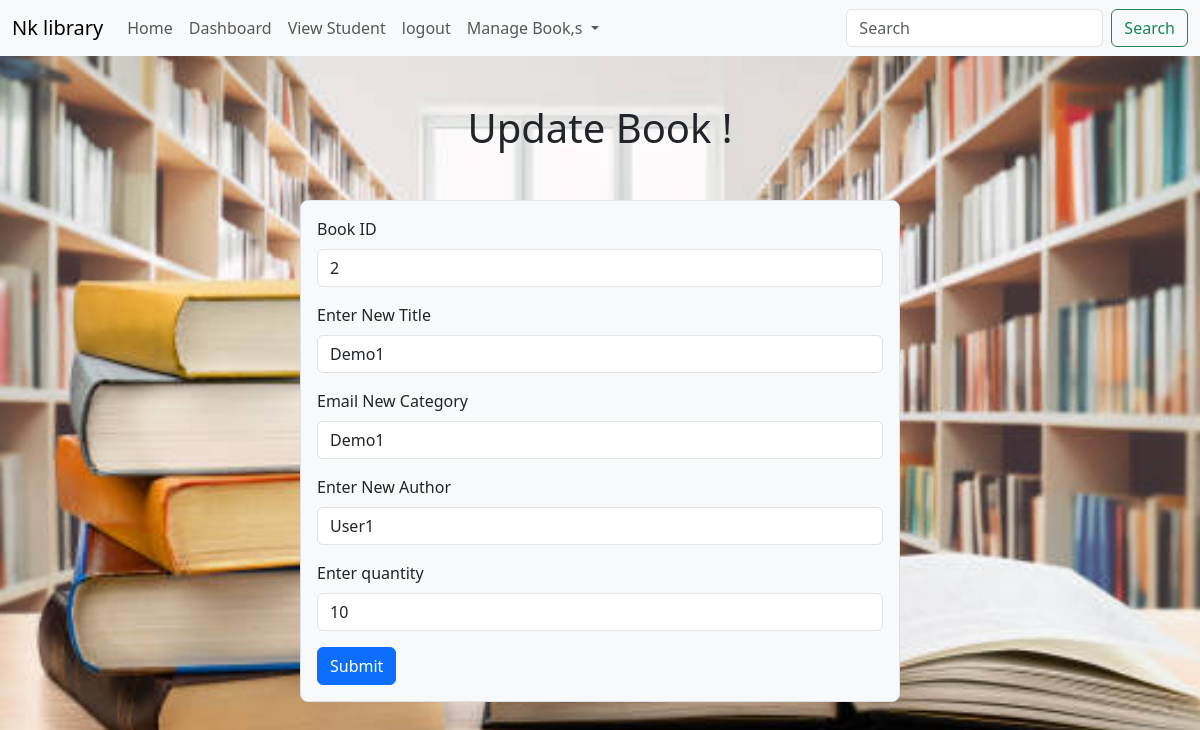
Before: /update_book/2 with the older database file.
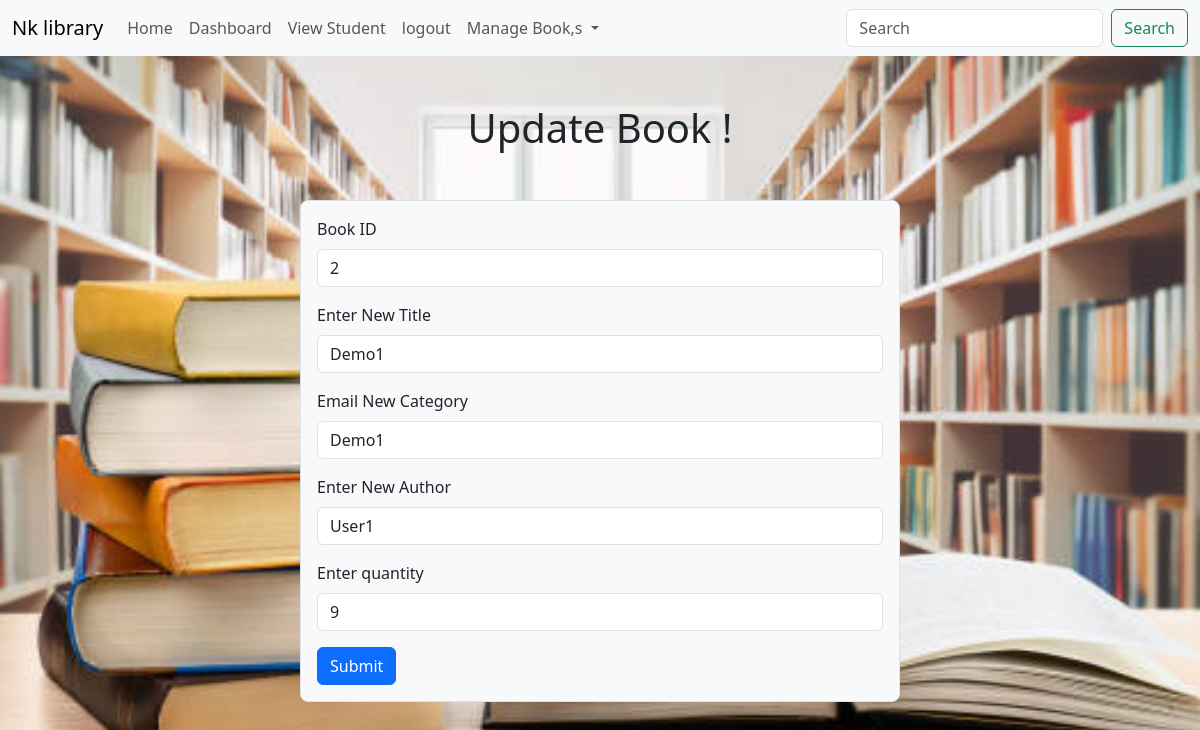
After: the same page with the newer database file.
### library.py (models this page shows, shortened)
class Book(db.Model):
   __tablename__="book"
   id=db.Column(db.Integer, primary_key=True)
   Title=db.Column(db.String(50),nullable=False)
   Category=db.Column(db.String(50),nullable=False)
   Author=db.Column(db.String(50),nullable=False)
   Quantity=db.Column(db.Integer)
   issues= db.relationship('IssueBook', backref='book', lazy=True)

### library.py (the view, shortened to what this page needs)
@library.route('/update_book/<int:id>', methods=["GET", "POST"])
def update_book(id):
    book = Book.query.get_or_404(id)
    return render_template('updatebook.html', book=book)

### library.py (called while the page is built)
@library.before_request
def handle_global_search():
   if request.method == "GET":
      q = request.args.get("q", "").strip()
      if q and request.endpoint not in ["view_book", "view_student", "issued", "Issue_book", "search", "static"]:
         return redirect(url_for("search", q=q))

### templates/updatebook.html (shortened to what this page needs)
{% extends "base.html" %}
{% block content %}
<h1 class="text-center mt-5">Update Book !</h1>
    <div class="container w-50 p-3 border bg-light rounded-3 mt-5">
    <form method="POST" action="{{ url_for('update_book', id=book.id) }}">
        <div class="mb-3">
    <label for="exampleInputTitle" class="form-label">Book ID</label>
    <input type="number" class="form-control" name="id" value="{{book.id}}" readonly>
  </div>
    <div class="mb-3">
    <label for="exampleInputTitle" class="form-label">Enter New Title</label>
    <input type="text" class="form-control" name="Title" value="{{book.Title}}" required>
  </div>
  <div class="mb-3">
    <label for="exampleInputCategory" class="form-label">Email New Category</label>
    <input type="text" class="form-control" name="Category" value="{{book.Category}}" required>
  </div>
  <div class="mb-3">
    <label for="exampleInputAuthor" class="form-label">Enter New Author</label>
    <input type="text" class="form-control" name="Author" value="{{book.Author}}" required>
  </div>
  <div class="mb-3">
    <label for="exampleInputAuthor" class="form-label">Enter quantity</label>
    <input type="number" class="form-control" name="Quantity" value="{{book.Quantity}}" required>
  </div>
  <button type="submit" class="btn btn-primary">Submit</button>
</form>
</div>
<br>
{% endblock %}

Changed rows visible on the page:
changed Book "Demo1": Quantity "10" → "9"
